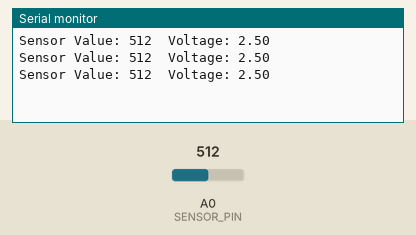
This sketch was run on a simulated Arduino Uno, built with avr-gcc and run on an emulated ATmega328P. Shown: the last lines printed to the serial monitor. The inputs (shaded band) are chosen by the test bench; at power-on: A0 (SENSOR_PIN) = 512.

Above: at 1.3 s.
1.4 s: A0 (SENSOR_PIN) set to 716
At 1.9 s:
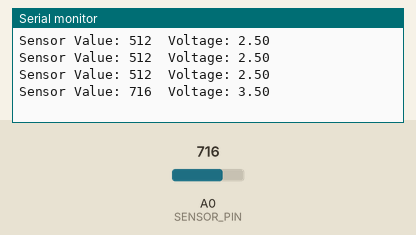
2.9 s: A0 (SENSOR_PIN) set to 900
At 3.4 s:
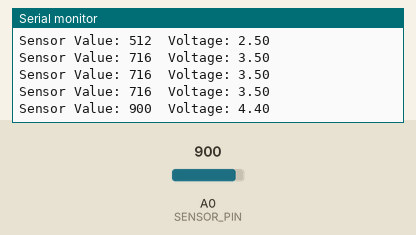
Timing chart, 0 to 5.9 s (numbered marks = the images above; inputs shaded):
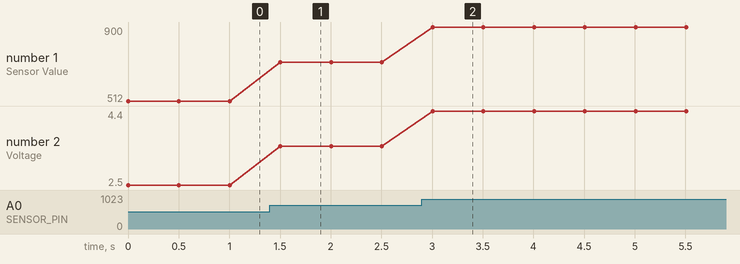

The sketch:

Potentiometer.ino
```cpp
#define SENSOR_PIN A0

void setup() {
  Serial.begin(9600);
}

void loop() {
  int sensorValue = analogRead(SENSOR_PIN);  // Read sensor value (0-1023)
  float voltage = sensorValue * (5.0 / 1023.0);  // Convert to voltage
  Serial.print("Sensor Value: ");
  Serial.print(sensorValue);
  Serial.print("  Voltage: ");
  Serial.println(voltage, 2);  // Print with 2 decimal places
  delay(500);
}
```

Measured:
- after the input at 1.4 s, the serial monitor: prints a new line after 0.10 s (image 1)
- after the input at 2.9 s, the serial monitor: prints a new line after 0.11 s (image 2)
- plotted number 1: 512 → 716 after the input at 1.4 s, 716 → 900 after the input at 2.9 s
- plotted number 2: 2.5 → 3.5 after the input at 1.4 s, 3.5 → 4.4 after the input at 2.9 s
